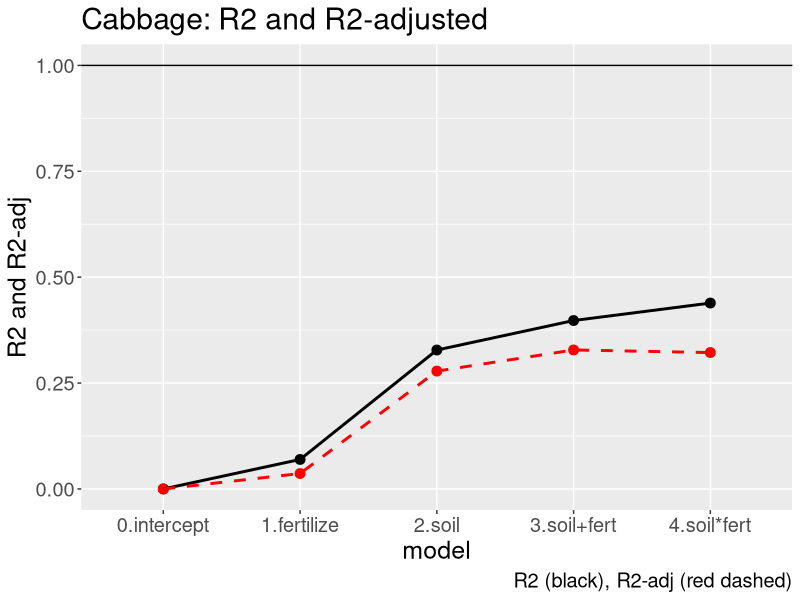
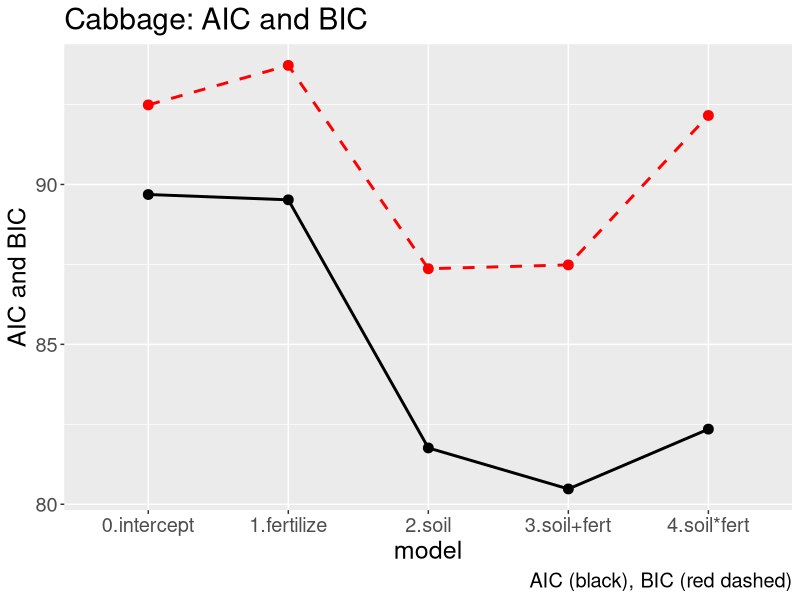

The R source for these figures, in order:
# Lecture 6: variable selection with cabbage heads
# 7/4-20.

library(ggplot2)

# Create the data set:
cabbage <- data.frame(
  soil = c(rep(1, 10), rep(2, 10), rep(3, 10)),
  fertilize = c(10, 15, 20, 25, 30, 40, 45, 50, 55, 60,
                10, 15, 20, 25, 30, 40, 45, 50, 55, 60,
                10, 15, 20, 25, 30, 40, 45, 50, 55, 60),
  headwt = c(1.4, 1.9, 3.4, 2.4, 4.2, 1.9, 1.7, 4.7, 1.9,
             2.0, 3.1, 2.9, 3.6, 3.9, 3.6, 4.0, 3.3, 4.3,
             5.3, 4.6, 1.9, 2.0, 3.1, 3.5, 3.3, 2.4, 2.5,
             3.5, 1.9, 3.3))
## tell R that soil is a categorical variable, not numerical:
cabbage$soil <-
  factor(cabbage$soil,
         levels = c(1, 2, 3),
         labels = c("sand", "clay", "loam"))

# fit model 0-4 and test for nested models####
model.0 <- lm(headwt ~ 1, data = cabbage)
(sum.0 <- summary(model.0))

model.1 <- lm(headwt ~ fertilize, data = cabbage)
(sum.1 <- summary(model.1))
anova(model.0, model.1)

model.2 <- lm(headwt ~ soil, data = cabbage)
(sum.2 <- summary(model.2))
anova(model.0, model.2)

model.3 <- lm(headwt ~ soil + fertilize, data = cabbage)
(sum.3 <- summary(model.3))
anova(model.1, model.3)
anova(model.2, model.3)

model.4 <- lm(headwt ~ soil*fertilize, data = cabbage)
(sum.4 <- summary(model.4))
anova(model.3, model.4)

# collect the R2-s for plotting####
(collect.R2s <- data.frame(
  nr = seq(1, 5),
  model = c("0.intercept", "1.fertilize", "2.soil",  
            "3.soil+fert", "4.soil*fert"),
  R2 = c(sum.0$r.squared,
         sum.1$r.squared,
         sum.2$r.squared,
         sum.3$r.squared,
         sum.4$r.squared),
  R2.adj = c(sum.0$adj.r.squared,
             sum.1$adj.r.squared,
             sum.2$adj.r.squared,
             sum.3$adj.r.squared,
             sum.4$adj.r.squared)))

#and plot them:
ggplot(collect.R2s, aes(model, R2)) +
  geom_point(size = 3) + 
  geom_point(aes(y = R2.adj), color = "red", size = 3) + 
  geom_line(aes(x = nr), size = 1) +
  geom_line(aes(x = nr, y = R2.adj), 
            color = "red", size = 1, linetype = "dashed") +
  geom_hline(yintercept = 1) +
  labs(caption = "R2 (black), R2-adj (red dashed)") +
  labs(title = "Cabbage: R2 and R2-adjusted") +
  ylab("R2 and R2-adj") +
  theme(text = element_text(size = 18))

#AIC and BIC####
(collect.AIC <- data.frame(
  nr = seq(1, 5),
  model = c("0.intercept", "1.fertilize", "2.soil",  
            "3.soil+fert", "4.soil*fert"),
  AIC(model.0, model.1, model.2, model.3, model.4),
  BIC(model.0, model.1, model.2, model.3, model.4)))

# and plot:
ggplot(collect.AIC, aes(model, AIC)) +
  geom_point(size = 3) + 
  geom_point(aes(y = BIC), color = "red", size = 3) + 
  geom_line(aes(x = nr), size = 1) +
  geom_line(aes(x = nr, y = BIC), 
            color = "red", size = 1, linetype = "dashed") +
  labs(caption = "AIC (black), BIC (red dashed)") +
  labs(title = "Cabbage: AIC and BIC") +
  ylab("AIC and BIC") +
  theme(text = element_text(size = 18))

# Fine tuning####

# model 5####
# soilloam is very non-significant, see
sum.3
# easiest to create a new dummy-variable for clay:
cabbage$clay <- as.numeric(cabbage$soil == "clay")
head(cabbage)

model.5 <- lm(headwt ~ clay + fertilize, data = cabbage)
(sum.5 <- summary(model.5))
anova(model.5, model.3)
sum.5$adj.r.squared
AIC(model.5)
BIC(model.5)

#model 6####
# fertilize is not really significant:
sum.5
#remove it:
model.6 <- lm(headwt ~ clay, data = cabbage)
(sum.6 <- summary(model.6))
anova(model.6, model.5)
anova(model.6, model.2)
sum.6$adj.r.squared
AIC(model.6)
BIC(model.6)

# model 7####
model.7 <- lm(headwt ~ clay*fertilize, data = cabbage)
(sum.7 <- summary(model.7))
anova(model.6, model.7)
sum.7$adj.r.squared
AIC(model.7)
BIC(model.7)

# model 8####
# but fertilze itself is not significant:
sum.7
# easiest to create a new variable:
cabbage$clay_fertilize <- cabbage$clay*cabbage$fertilize
head(cabbage)
model.8 <- lm(headwt ~ clay + clay_fertilize, data = cabbage)
(sum.8 <- summary(model.8))
anova(model.7, model.8)
sum.8$adj.r.squared
AIC(model.8)
BIC(model.8)

# model 9####
# but clay itself is not significant:
sum.8
model.9 <- lm(headwt ~ clay_fertilize, data = cabbage)
(sum.9 <- summary(model.9))
anova(model.8, model.9)
sum.9$adj.r.squared
AIC(model.9)
BIC(model.9)

sum.8$r.squared

# Backward elimination####
# using the default AIC (k = 2):
step(model.4, direction = "backward")
# using BIC:
step(model.4, k = log(nrow(cabbage)))
# first step:
# best = remove interaction
# second best = do nothing
#
# second step (after removing interaction):
# best = remove fertilize
# second best = do nothing
# third best = remove soil
#
# third step (after removinf fertilize):
# best = do nothing
# second best = remove soil
# STOP

# Forward selection####
# start with a model, e.g. model 0,
# specify the scope,
# upper = largest model allowed
# and a direction:
step(model.0, 
     scope = list(upper = model.4), 
     direction = "forward")

# Stepwise selection####
# start with a model, e.g. model 1,
# specify the scope,
# lower = smallest model allowed
# upper = largest model allowed
step(model.1, 
     scope = list(lower = model.0, upper = model.4),
     direction = "both",
     k = log(nrow(cabbage)))
